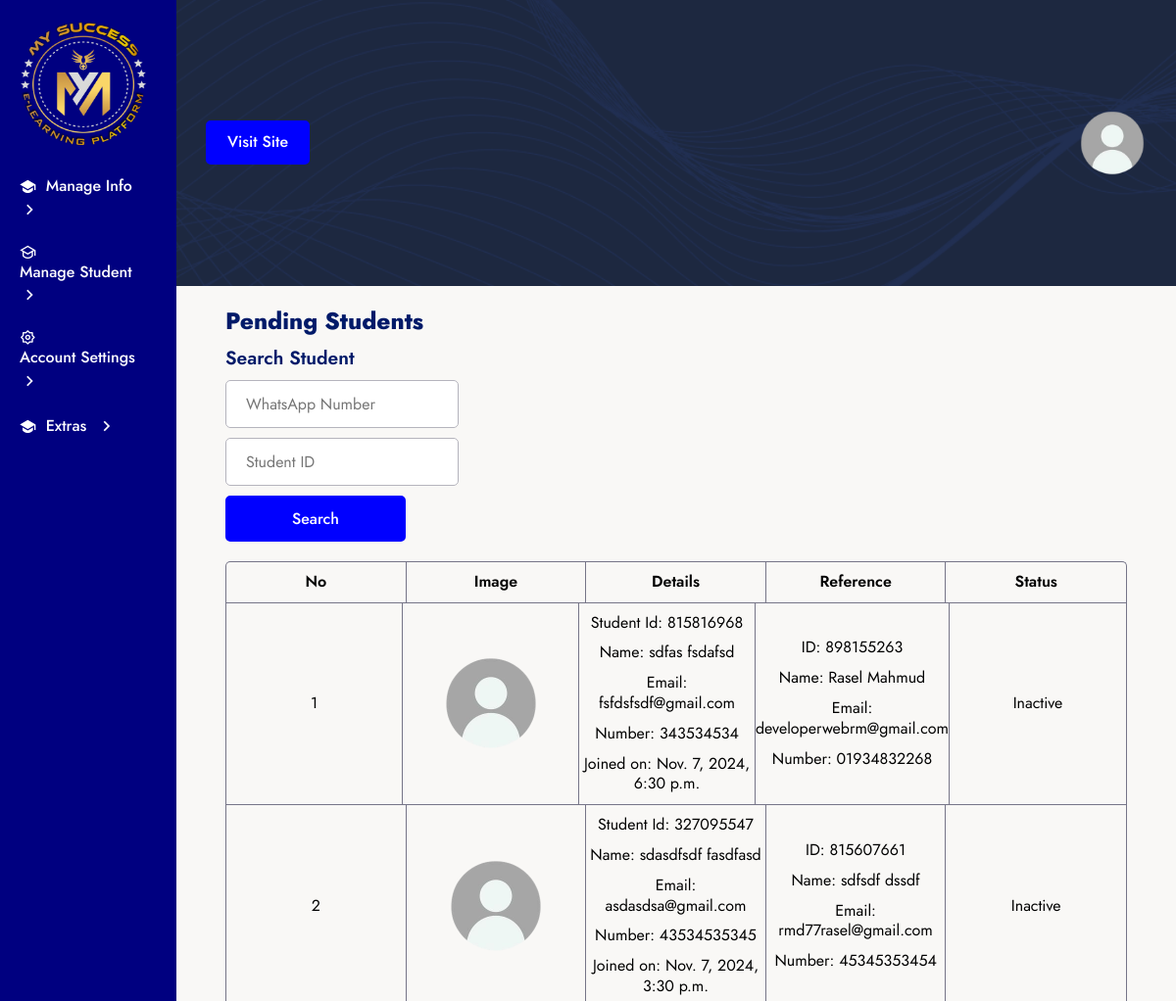
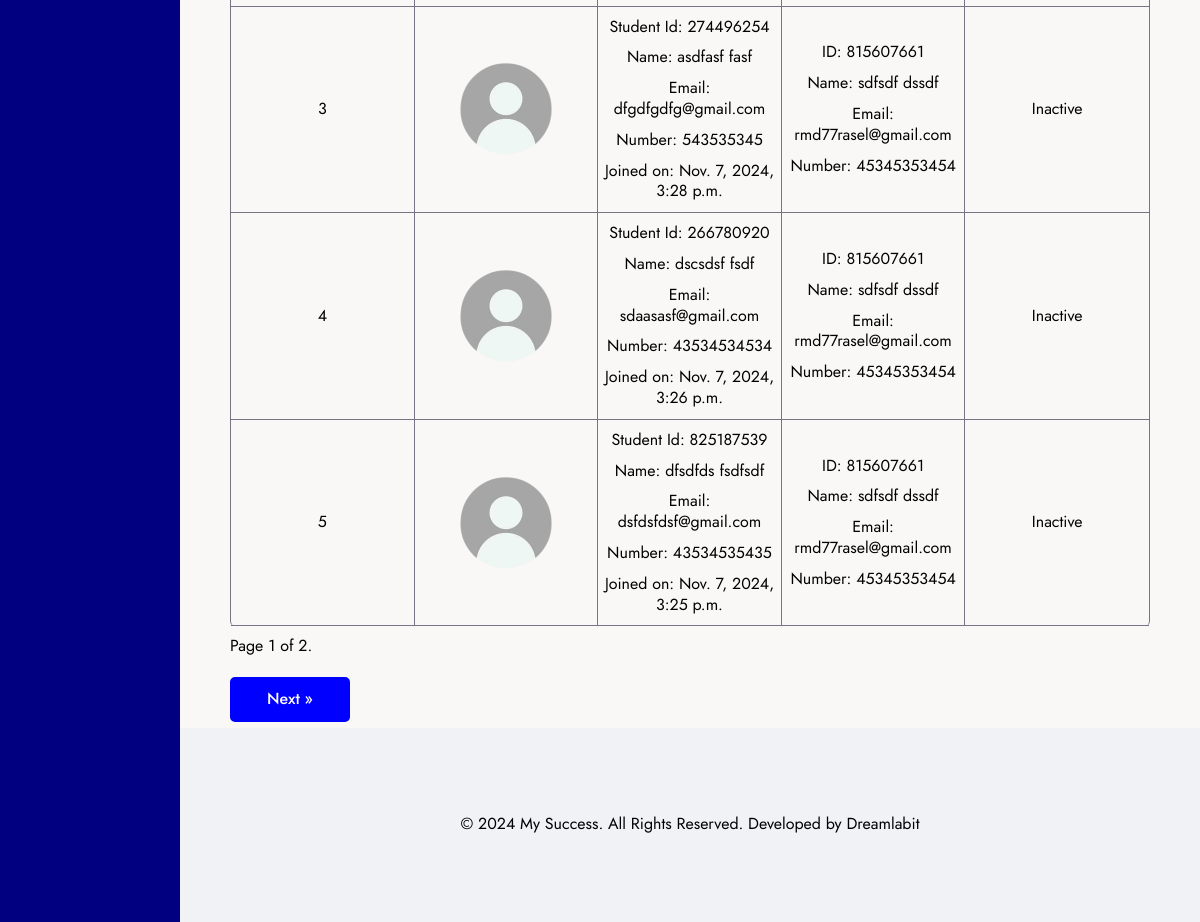
The page /sub-admin/pending-student on the database its author committed (2 pictures, top to bottom).
### global_feature/models.py (models this page shows, shortened)
class Logo(models.Model):
    logo = models.ImageField(
        validators=[validate_image_size],
        upload_to='images/',
        blank=True,
        null=True,
        verbose_name='Logo Image',
    )
    class Meta:
        verbose_name = 'Logo'
        verbose_name_plural = 'Logo'
        ordering = ['-id']

class FooterCopyRightText(models.Model):
    text = models.TextField(
        max_length=200,
        blank=True,
        null=True,
        verbose_name='Footer Copy Right Text'
    )
    class Meta:
        verbose_name = 'Footer Copy Right Text'
        verbose_name_plural = 'Footer Copy Right Text'
        ordering = ['-id']

### my_auth/models.py (models this page shows, shortened)
class User(AbstractBaseUser, PermissionsMixin):
    ACCOUNT_TYPE_CHOICES = [
        ('senior_manager', 'Senior Manager'),
        ('manager', 'Manager'),
        ('senior_team_leader', 'Senior Team Leader'),
        ('team_leader', 'Team Leader'),
        ('trainer', 'Trainer'),
        ('senior_teacher', 'Senior Teacher'),
        ('teacher', 'Teacher'),
        ('accounter', 'Accounter'),
        ('help-line', 'Help-Line'),
        ('user', 'User'),
        ('admin', 'Admin'),
    ]
    USER_ROLES_CHOICES = [
        ('user', 'User'),
        ('sub_admin', 'Sub Admin'),
        ('admin', 'Admin'),
    ]
    COUNTRY_CODE_CHOICES = [
        ('Bangladesh', '+88'),
        ('India', '+91'),
    ]
    user_id = models.CharField(
        unique=True,
        max_length=9,
        verbose_name='User ID'
    )
    image = models.ImageField(
        validators=[validate_image_size],
        upload_to='images/',
        blank=True,
        null=True,
        verbose_name='User Image'
    )
    balance = models.DecimalField(
        max_digits=12,
        decimal_places=2,
        default=0.00,
        verbose_name='Balance'
    )
    email = models.EmailField(
        unique=True,
        max_length=80,
        verbose_name='Email',
    )
    country_code = models.CharField(
        max_length=20,
        choices=COUNTRY_CODE_CHOICES,
        default='Bangladesh'
    )
    number = models.CharField(
        max_length=11,
        unique=True,
        verbose_name='Number'
    )
    first_name = models.CharField(
        max_length=15,
        blank=True,
        null=True,
        verbose_name='First Name'
    )
    last_name = models.CharField(
        max_length=15,
        blank=True,
        null=True,
        verbose_name='Last Name'
    )
    address = models.CharField(
        max_length=100,
        blank=True,
        null=True,
        verbose_name='Address'
    )
    city = models.CharField(
        max_length=20,
        blank=True,
        null=True,
        verbose_name='City'
    )
    state = models.CharField(
        max_length=15,
        blank=True,
        null=True,
        verbose_name='State'
    )
    country = models.CharField(
        max_length=30,
        blank=True,
        null=True,
        verbose_name='Country Name'
    )
    bio = models.TextField(
        max_length=500,
        blank=True,
        null=True,
        verbose_name='Bio'
    )
    account_type = models.CharField(
        max_length=20,
        choices=ACCOUNT_TYPE_CHOICES,
        default='user'
    )
    role = models.CharField(
        max_length=20,
        choices=USER_ROLES_CHOICES,
        default='user'
    )
    referraled_by = models.ForeignKey(
        'self',
        related_name='referrals',
        on_delete=models.SET_NULL,
        null=True,
        blank=True,
        verbose_name='Referred By'
    )
    is_staff = models.BooleanField(default=True)
    is_active = models.BooleanField(default=False)
    is_block = models.BooleanField(default=False)
    is_superuser = models.BooleanField(default=False)
    date_joined = models.DateTimeField(auto_now_add=True)
    last_login = models.DateTimeField(null=True, blank=True)
    objects = UserManager()
    USERNAME_FIELD = 'number'
    REQUIRED_FIELDS = ['email']
    class Meta:
        verbose_name = 'User'
        verbose_name_plural = 'User'
        ordering = ['-date_joined']

### sub_admin/views.py (the view)
# urls.py: path('pending-student', PendingStudent.as_view(), name='pending_student'),
class PendingStudent(SubAdminBaseTemplateView):
    def get_context_data(self, **kwargs):
        context = super().get_context_data(**kwargs)
        search_number = self.request.GET.get('number', None)
        search_user_id = self.request.GET.get('user_id', None)
        users = User.objects.filter(is_active=False)
        if search_number:
            users = users.filter(number=search_number)
        elif search_user_id:
            users = users.filter(user_id=search_user_id)
        paginator = Paginator(users, 5)
        page_number = self.request.GET.get('page')
        page_obj = paginator.get_page(page_number)
        context['page_obj'] = page_obj
        return context

### sub_admin/views.py (called while the page is built)
    def get_context_data(self, **kwargs):
        context = super().get_context_data(**kwargs)
        context.update({
            'sub_admin_all_student': self.request.build_absolute_uri('/all-student/'),
            'sub_admin_profile': self.request.build_absolute_uri('/profile/'),
            'sub_admin_change_password': self.request.build_absolute_uri('/change-password/'),
        })
        context['logo'] = Logo.objects.first()
        context['copy_right'] = FooterCopyRightText.objects.first()
        return context

### templates/sub_admin/index.html (shortened to what this page needs)
{% extends "../common/base.html" %}
{% load static %}
{% block css_link %}
    <link href="https://cdn.jsdelivr.net/npm/remixicon@4.5.0/fonts/remixicon.css" rel="stylesheet" />
    <link rel="stylesheet" href="{% static "css/sub_admin/style.css" %}">
{% endblock css_link %}
{% block main_content %}
    <section class="sub-admin-section">
        <div class="grid w-full sub-admin-inner">
            <div class="flex flex-col w-full side-bar-sub-admin">
                {% include "./side_bar.html" %}
            </div>
            <div class="flex flex-col w-full">
                {% include "./header.html" %}
                <section class="sub-admin-content">
                    {% if request.resolver_match.url_name == 'all_student' %}
                        {% include "sub_admin/all_student.html" %}
                    {% elif request.resolver_match.url_name == 'all_sub_admin_info' %}
                        {% include "sub_admin/all_sub_admin_info.html" %}
                    {% elif request.resolver_match.url_name == 'trainer_create' %}
                        {% include "sub_admin/trainer_create.html" %}
                    {% elif request.resolver_match.url_name == 'team_leader_create' %}
                        {% include "sub_admin/team_leader_create.html" %}
                    {% elif request.resolver_match.url_name == 'member_info' %}
                        {% include "sub_admin/member_info.html" %}
                    {% elif request.resolver_match.url_name == 'pending_student' %}
                        {% include "sub_admin/pending_student.html" %}
                    {% elif request.resolver_match.url_name == 'sub_admin_profile' %}
                        {% include "sub_admin/profile_updated.html" %}
                    {% elif request.resolver_match.url_name == 'change_password' %}
                        {% include "sub_admin/change_password.html" %}
                    {% elif request.resolver_match.url_name == 'sub_admin_withdrawal' %}
                        {% include "sub_admin/withdrawal.html" %}
                    {% elif request.resolver_match.url_name == 'sub_admin_passbook' %}
                        {% include "sub_admin/passbook.html" %}
                    {% endif %}
                </section>
                {% include "./footer.html" %}
            </div>
        </div>
    </section>
{% endblock main_content %}

### templates/sub_admin/side_bar.html (shortened to what this page needs)
<div class="sub-admin-side-bar-wrapper flex flex-col w-full">
    <div class="flex flex-col w-full">
        <a class="logo" href="{% url "all_student" %}">
            <img src="{{ logo.logo.url }}">
        </a>
    </div>
    <div class="sub-menu-item-wrapper flex flex-col w-full">
        <div class="sub-menu-item flex flex-row align-items-center w-full">
            <i class="ri-graduation-cap-fill"></i>
            <h4>Manage Info</h4>
            <i class="ri-arrow-right-s-line right-arrow"></i>
        </div>
        <div class="sub-menu-item flex flex-row align-items-center w-full">
            <i class="ri-graduation-cap-line"></i>
            <h4>Manage Student</h4>
            <i class="ri-arrow-right-s-line right-arrow"></i>
        </div>
        <div class="sub-menu-item flex flex-row align-items-center w-full">
            <i class="ri-settings-2-line"></i>
            <h4>Account Settings</h4>
            <i class="ri-arrow-right-s-line right-arrow"></i>
        </div>
        <div class="sub-menu-item flex flex-row align-items-center w-full">
            <i class="ri-graduation-cap-fill"></i>
            <h4>Extras</h4>
            <i class="ri-arrow-right-s-line right-arrow"></i>
        </div>
    </div>
</div>

### templates/sub_admin/pending_student.html (shortened to what this page needs)
{% load static %}
<div class="student flex flex-col w-full">
    <h2>Pending Students</h2>
    <form class="flex flex-col w-full student-search-form" action="{% url 'pending_student' %}" method="GET">
        <h4>Search Student</h4>
        <div class="flex flex-col">
            <input type="number" name="number" id="number" placeholder="WhatsApp Number">
        </div>
        <div class="flex flex-col">
            <input type="number" name="user_id" id="user_id" placeholder="Student ID">
        </div>
        <div class="flex flex-col">
            <button class="btn" type="submit">Search</button>
        </div>
    </form>
    <table class="all-student flex flex-col w-full">
        <thead class="flex flex-col w-full">
            <tr class="grid">
                <th>No</th>
                <th>Image</th>
                <th>Details</th>
                <th>Reference</th>
                <th>Status</th>
            </tr>
        </thead>
        <tbody class="flex flex-col w-full">
            {% for user in page_obj %}
                <tr class="grid">
                    <td>{{ forloop.counter }}</td>
                    <td>
                        {% if user.is_authenticated and user.image. %}
                            <img src="{{ user.image.url }}" alt="user" loading="lazy" decoding="async">
                        {% else %}
                            <img src="{% static "images/default-avatar.png" %}" alt="user" loading="lazy" decoding="async">
                        {% endif %}
                    </td>
                    <td>
                        <span>Student Id: {{ user.user_id }}</span>
                        <h4>Name: {{ user.first_name }} {{ user.last_name }}</h4>
                        <span>Email: {{ user.email }}</span>
                        <span>Number: {{ user.number }}</span>
                        <span>Joined on: {{ user.date_joined }}</span>
                    </td>
                    <td>
                        {% if user.referraled_by %}
                            <span>ID: {{ user.referraled_by.user_id }}</span>
                            <h4>Name: {{ user.referraled_by.first_name }} {{ user.referraled_by.last_name }}</h4>
                            <span>Email: {{ user.referraled_by.email }}</span>
                            <span>Number: {{ user.referraled_by.number }}</span>
                        {% else %}
                            <span>No Referrer</span>
                        {% endif %}
                    </td>
                    <td><span>Inactive</span></td>
                </tr>
            {% endfor %}
        </tbody>
    </table>
    <div class="pagination">
        <span class="step-links">
            <span class="current">Page {{ page_obj.number }} of {{ page_obj.paginator.num_pages }}.</span>
            {% if page_obj.has_next %}
                <a class="btn" href="?page={{ page_obj.next_page_number }}">Next &raquo;</a>
            {% endif %}
        </span>
    </div>
</div>

### templates/sub_admin/footer.html
<footer class="footer-section">
    <div class="footer-inner flex flex-col align-items-center justify-content-center w-full">
        <p>{{ copy_right.text }}</p>
    </div>
</footer>

### static/css/common/global.css (style rules this page uses)
:root { --white-color: #fff; --black-color: #000; --heading-color: #001a69; --body-font-color: #000000; --light-purple: rgba(117, 79, 254, 0.1); --orange-deep: #FF3C16; --gray-color: #767588; --gray-color2: #929292; --disable-color: #B5B4BD; --color-yellow: #FFC014; --light-bg: #F9F8F6; --page-bg: #F8F6F0; --border-color: rgba(0, 0, 0, 0.07); --border-color2: rgba(0, 0, 0, 0.09); --theme-color: #0000ff; --gradient-banner-bg: linear-gradient(to right, #000080, #00FFFF); --gradient-overlay-bg: rgba(0, 0, 0, 0) !important; --footer-gradient-bg: linear-gradient(180deg, #000000, #000000); --body-font-family: 'Jost', sans-serif; }
html, body, div, span, object, iframe, h1, h2, h3, h4, h5, h6, p, blockquote, pre, a, abbr, address, cite, code, del, dfn, em, img, ins, kbd, q, samp, small, strong, sub, sup, var, b, i, hr, dl, dt, dd, ol, ul, li, fieldset, form, label, legend, table, caption, tbody, tfoot, thead, tr, th, td, article, aside, canvas, details, figure, figcaption, hgroup, menu, footer, header, nav, section, summary, time, mark, audio, video { margin: 0; padding: 0; border: 0; }
table { border-collapse: collapse; border-spacing: 0; }
a img { border: 0; width: auto; height: auto; max-width: 100%; vertical-align: bottom; border-style: none; -webkit-backface-visibility: hidden; backface-visibility: hidden; -webkit-perspective: 0; perspective: 0; -webkit-backface-visibility: hidden; -webkit-transform: translate3d(0, 0, 0); visibility: visible; backface-visibility: hidden; }
a, input, select, textarea { outline: none; }
img { width: auto; height: auto; max-width: 100%; vertical-align: bottom; border-style: none; -webkit-perspective: 0; perspective: 0; -webkit-backface-visibility: hidden; -webkit-transform: translate3d(0, 0, 0); visibility: visible; backface-visibility: hidden; }
a { text-decoration: none; display: inline-block; }
input[type='number'] { -moz-appearance: textfield; }
body { color: var(--body-font-color); font-size: 1rem; line-height: 1.3; letter-spacing: normal; font-weight: 400; font-family: var(--body-font-family); background: var(--light-bg); -webkit-text-size-adjust: 100%; -moz-text-size-adjust: 100%; -moz-osx-font-smoothing: grayscale; -webkit-font-smoothing: antialiased; overflow-x: hidden; overflow-y: scroll; scroll-behavior: smooth; }
* { -webkit-box-sizing: border-box; -moz-box-sizing: border-box; box-sizing: border-box; }
body, html { height: 100%; margin: 0; }
h1, h2, h3, h4, h5, h6 { color: var(--heading-color); }
body, main, section, header, footer { position: relative; top: 0; left: 0; right: 0; width: 100%; }
a, span { display: block; }
a { text-decoration: none; }
button { cursor: pointer; }
.logo { width: 130px; height: 130px; }
.logo img { width: 100%; height: 100%; border-radius: 100%; }
.btn { color: var(--white-color); font-size: 1rem; font-weight: 500; font-family: var(--body-font-family); background-color: var(--theme-color); padding: 10px 20px; border-radius: 5px; border: 2px solid var(--theme-color); -webkit-transition: all .4s ease-in-out; -moz-transition: all .4s ease-in-out; transition: all .4s ease-in-out; }
.w-full { width: 100%; }
.flex { display: -moz-flex; display: -ms-flex; display: -o-flex; display: -webkit-box; display: -ms-flexbox; display: flex; }
.flex-row { -webkit-box-orient: horizontal; -webkit-box-direction: normal; -ms-flex-flow: row wrap; -o-flex-flow: row wrap; flex-flow: row wrap; }
.flex-col { -webkit-box-orient: vertical; -webkit-box-direction: normal; -ms-flex-flow: column wrap; -o-flex-flow: column wrap; flex-flow: column wrap; }
.align-items-center { -webkit-box-align: center; -ms-flex-align: center; -o-flex-align: center; align-items: center; }
.justify-content-center { -webkit-box-pack: center; -ms-flex-pack: center; -o-flex-pack: center; justify-content: center; }
.grid { display: -ms-grid; display: -moz-grid; display: -ms-grid; display: -o-grid; display: -webkit-box; display: -ms-grid; display: grid; }

### rows shown on the page
Logo: logo (picture)
User: user_id "815816968", first_name "sdfas", last_name "fsdafsd", email "fsfdsfsdf@gmail.com", number "343534534", date_joined "Nov. 7, 2024, 6:30 p.m.", referraled_by.user_id "898155263", referraled_by.first_name "Rasel", referraled_by.last_name "Mahmud", referraled_by.email "developerwebrm@gmail.com", referraled_by.number "01934832268"
User: user_id "327095547", first_name "sdasdfsdf", last_name "fasdfasd", email "asdasdsa@gmail.com", number "43534535345", date_joined "Nov. 7, 2024, 3:30 p.m.", referraled_by.user_id "815607661", referraled_by.first_name "sdfsdf", referraled_by.last_name "dssdf", referraled_by.email "rmd77rasel@gmail.com", referraled_by.number "45345353454"
User: user_id "274496254", first_name "asdfasf", last_name "fasf", email "dfgdfgdfg@gmail.com", number "543535345", date_joined "Nov. 7, 2024, 3:28 p.m.", referraled_by.user_id "815607661", referraled_by.first_name "sdfsdf", referraled_by.last_name "dssdf", referraled_by.email "rmd77rasel@gmail.com", referraled_by.number "45345353454"
User: user_id "266780920", first_name "dscsdsf", last_name "fsdf", email "sdaasasf@gmail.com", number "43534534534", date_joined "Nov. 7, 2024, 3:26 p.m.", referraled_by.user_id "815607661", referraled_by.first_name "sdfsdf", referraled_by.last_name "dssdf", referraled_by.email "rmd77rasel@gmail.com", referraled_by.number "45345353454"
User: user_id "825187539", first_name "dfsdfds", last_name "fsdfsdf", email "dsfdsfdsf@gmail.com", number "43534535435", date_joined "Nov. 7, 2024, 3:25 p.m.", referraled_by.user_id "815607661", referraled_by.first_name "sdfsdf", referraled_by.last_name "dssdf", referraled_by.email "rmd77rasel@gmail.com", referraled_by.number "45345353454"
FooterCopyRightText: text "© 2024 My Success. All Rights Reserved. Developed by Dreamlabit"

### other values the page prints
{{ page_obj.number }} "1"
{{ page_obj.paginator.num_pages }} "2"
